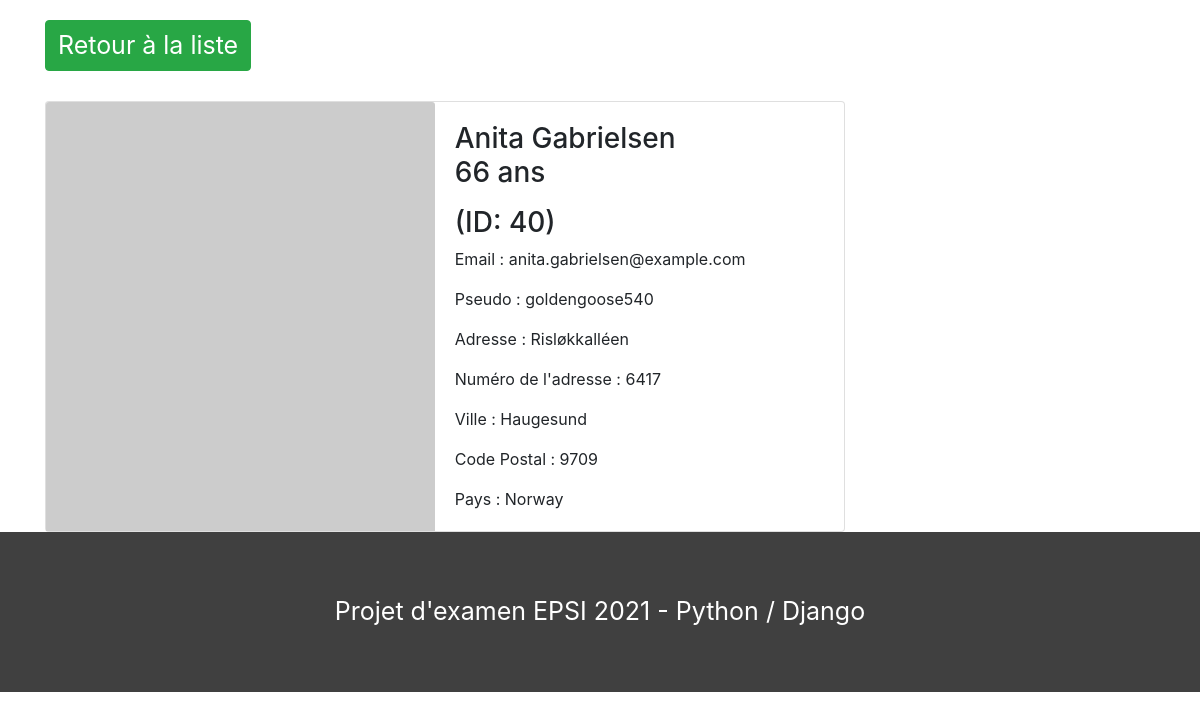
The page /persona_details/40 on the database its author committed.
### persona_app/models.py (models this page shows, shortened)
class Persona(models.Model):
    first_name= models.CharField(max_length=64)
    last_name = models.CharField(max_length=64)
    address_street = models.CharField(max_length=128)
    address_number = models.IntegerField()
    city = models.CharField(max_length=30)
    country = models.CharField(max_length=32)
    postcode = models.CharField(max_length=6)
    email= models.CharField(max_length=128)
    username = models.CharField(max_length=64)
    password = models.CharField(max_length=64)
    age= models.IntegerField()
    picture= models.CharField(max_length=4096)

### persona_app/views.py (the view)
# urls.py: path('persona_details/<int:id>', views.persona_details, name="url_persona_details"),
def persona_details(request,id):
    persona = Persona.objects.get(id=id)
    context = {
        'persona_object':persona
    }
    return render(request,'persona/persona_details.html', context)

### persona_app/templates/persona/persona_details.html (shortened to what this page needs)
{% extends 'base.html' %}  {% block content %}
<a class="btn btn-success link_list" href="{% url 'url_persona_list' %}">Retour à la liste</a>
<div class="card" style="width: 18rem">
  <img class="card-img-top" src="{{persona_object.picture}}" />
  <div class="card-body">
    <h3>
      {{ persona_object.first_name }} {{persona_object.last_name}}
      <p>{{persona_object.age}} ans</p>
      (ID: {{persona_object.id}})
    </h3>
    <p class="card-text">Email : {{persona_object.email}}</p>
    <p class="card-text">Pseudo : {{persona_object.username}}</p>
    <p class="card-text">Adresse : {{persona_object.address_street}}</p>
    <p class="card-text">
      Numéro de l'adresse : {{persona_object.address_number}}
    </p>
    <p class="card-text">Ville : {{persona_object.city}}</p>
    <p class="card-text">Code Postal : {{persona_object.postcode}}</p>
    <p class="card-text">Pays : {{persona_object.country}}</p>
  </div>
</div>
 {% endblock content %}

### templates/base.html (shortened to what this page needs)
<!DOCTYPE html>
<html lang="en">
<head>
    {% load static %}
    <link rel="stylesheet" type="text/css" href="{% static 'style.css' %}">
    <link rel="stylesheet" href="https://maxcdn.bootstrapcdn.com/bootstrap/4.0.0/css/bootstrap.min.css">
</head>
<body>
    <div class="container">
        <div class="content">
            {% block content %}
            {% endblock content %}
        </div>
    </div>
    <div class="footer">
        <p>Projet d'examen EPSI 2021 - Python / Django</p>
    </div>
</body>
</html>

### persona_app/static/style.css (style rules this page uses)
body { background-color: #202124; color: #ffff; min-height: 100vh; }
.card { flex-direction: row!important; width: 50rem!important; }
.link_list { color: #ffff; font-size: 1.56rem!important; margin-top: 20px; margin-bottom: 30px; }
.card-body { width: 100%!important; }
.footer { background-color: rgb(64, 64, 64); width: 100%; color: white; font-size: 25px; height: 20vh; }
.footer p { width: 100%; height: 100%; display: flex; justify-content: center; text-align: center; flex-direction: column; }

### rows shown on the page
Persona: first_name "Anita", last_name "Gabrielsen", age "66", id "40", email "anita.gabrielsen@example.com", username "goldengoose540", address_street "Risløkkalléen", address_number "6417", city "Haugesund", postcode "9709", country "Norway"
